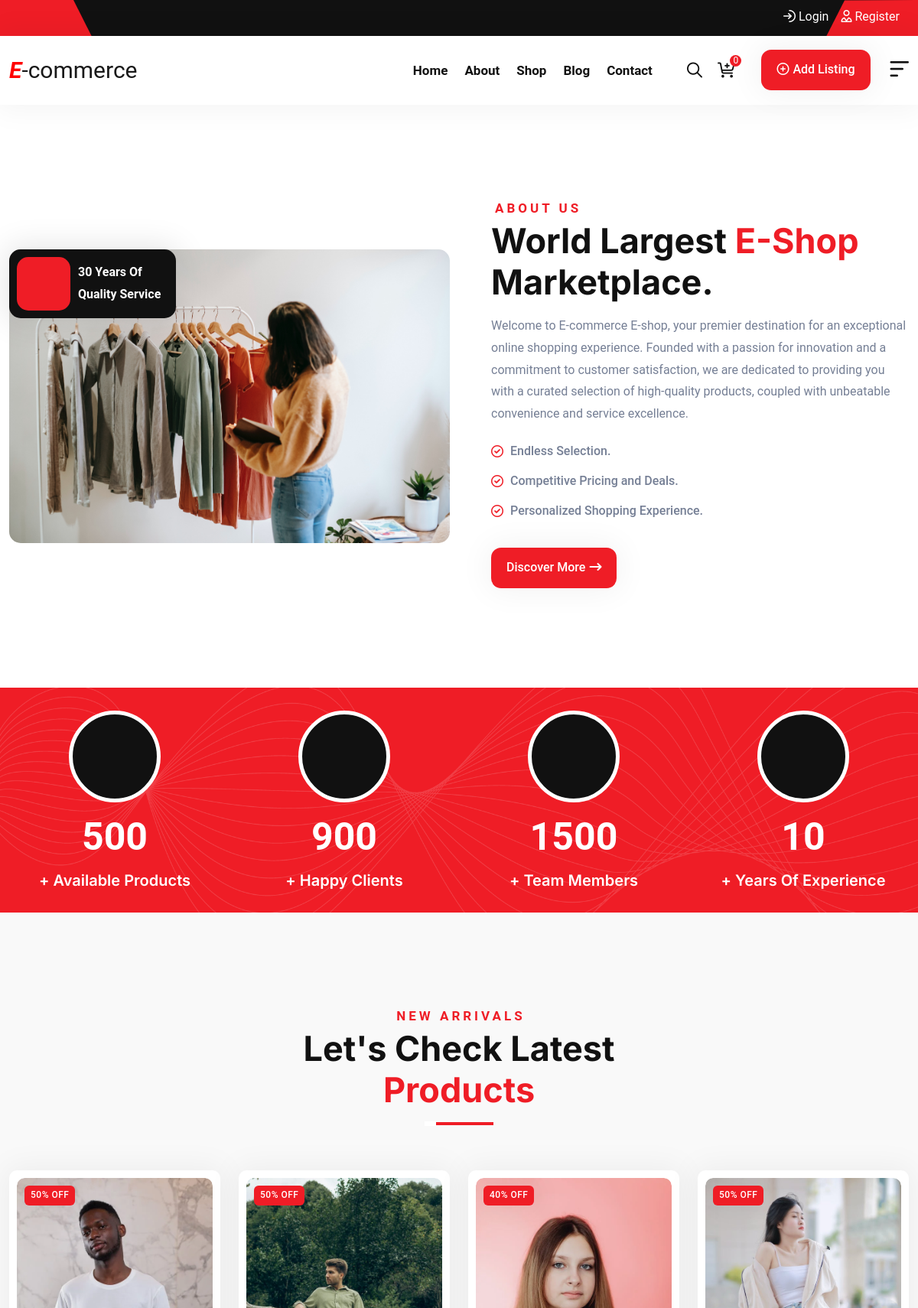
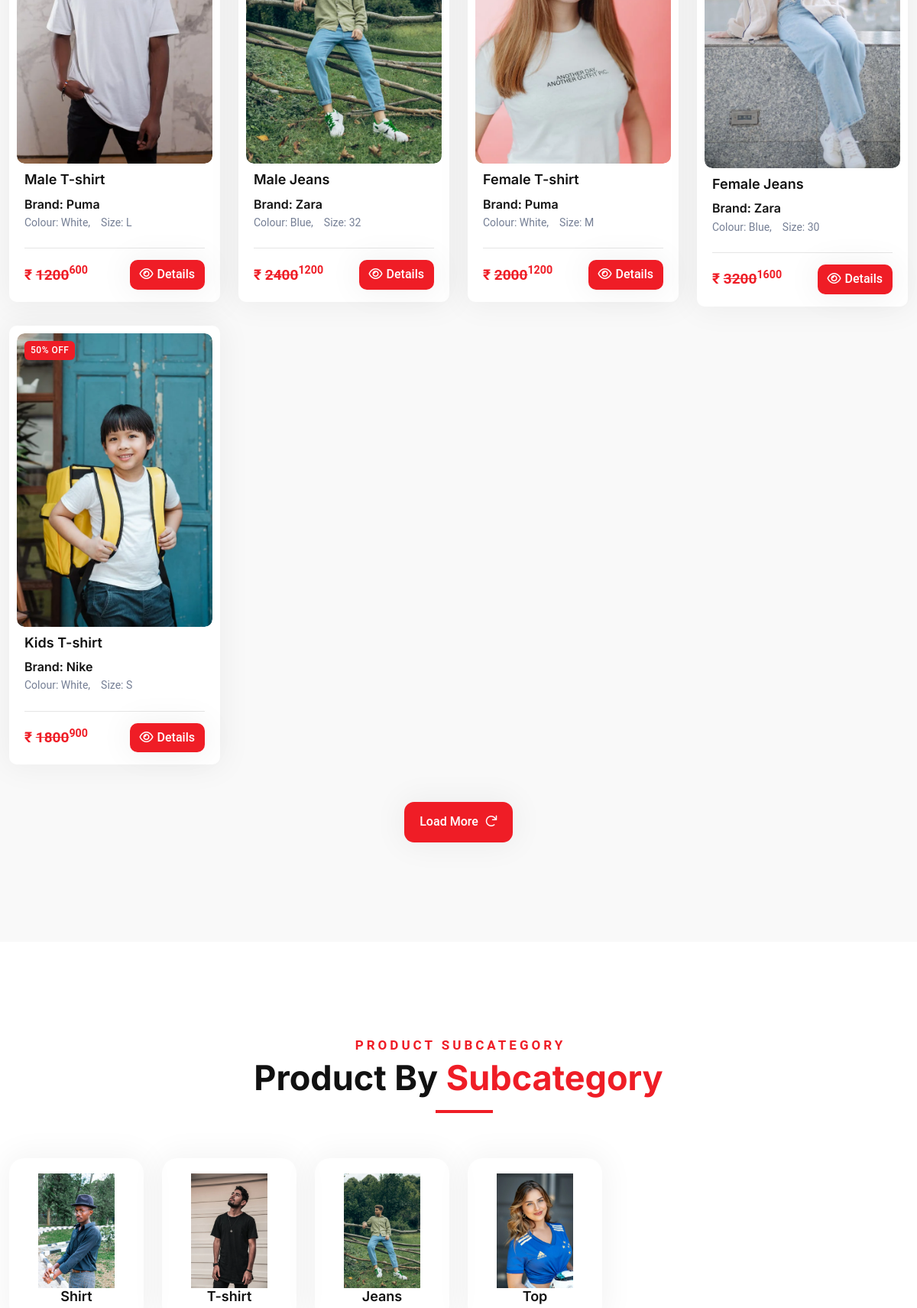
The page / (upper part) on the database its author committed (2 pictures, top to bottom).
### mainApp/models.py (models this page shows, shortened)
class Product(models.Model):
    id = models.AutoField(primary_key=True)
    name = models.CharField(max_length=100)
    category = models.ForeignKey(Category, on_delete=models.CASCADE)
    maincategory = models.ForeignKey(MainCategory, on_delete=models.CASCADE)
    subcategory = models.ForeignKey(SubCategory, on_delete=models.CASCADE)
    brand = models.ForeignKey(Brand, on_delete=models.CASCADE)
    color = models.CharField(max_length=20)
    size = models.CharField(max_length=20)
    stock = models.CharField(max_length=20, default="In Stock", null=True, blank=True)
    description = models.TextField()
    baseprice = models.IntegerField(default=0, null=True,blank=True)
    discount = models.IntegerField(default=0)
    finalprice = models.IntegerField(default=0, null=True,blank=True)
    pic1 = models.ImageField(upload_to="uploads",default="",null=True,blank=True)
    pic2 = models.ImageField(upload_to="uploads",default="",null=True,blank=True)
    pic3 = models.ImageField(upload_to="uploads",default="",null=True,blank=True)
    pic4 = models.ImageField(upload_to="uploads",default="",null=True,blank=True)

class Brand(models.Model):
    id = models.AutoField(primary_key=True)
    name = models.CharField(max_length=100)
    image = models.ImageField(upload_to="uploads",default="",null=True,blank=True)
    def __str__(self):
        return self.name

class SubCategory(models.Model):
    id = models.AutoField(primary_key=True)
    name = models.CharField(max_length=100)
    image = models.ImageField(upload_to="uploads",default="",null=True,blank=True)

### mainApp/views.py (the view)
# urls.py: path('', views.homePage),
def homePage(Request):
    csdata = CarouselSlider.objects.all()
    nadata = Product.objects.filter(category=1)
    trdata = Product.objects.filter(category=2)
    branddata = Brand.objects.all()
    subcdata = SubCategory.objects.all()
    return render(Request,"index.html",{"csdata":csdata,"nadata":nadata,"trdata":trdata,"branddata":branddata,"subcdata":subcdata})

### mainApp/templates/index.html (shortened to what this page needs)
{%load static%}
<!DOCTYPE html>
<html lang="en">
<head>
    <link rel="stylesheet" href="{%static 'assets/css/bootstrap.min.css'%}">
    <link rel="stylesheet" href="{%static 'assets/css/all-fontawesome.min.css'%}">
    <link rel="stylesheet" href="{%static 'assets/css/flaticon.css'%}">
    <link rel="stylesheet" href="{%static 'assets/css/animate.min.css'%}">
    <link rel="stylesheet" href="{%static 'assets/css/magnific-popup.min.css'%}">
    <link rel="stylesheet" href="{%static 'assets/css/owl.carousel.min.css'%}">
    <link rel="stylesheet" href="{%static 'assets/css/jquery-ui.min.css'%}">
    <link rel="stylesheet" href="{%static 'assets/css/nice-select.min.css'%}">
    <link rel="stylesheet" href="{%static 'assets/css/flex-slider.min.css'%}">
    <link rel="stylesheet" href="{%static 'assets/css/style.css'%}">
</head>
<body>
    <header class="header">
        <div class="header-top">
            <div class="container">
                <div class="header-top-wrapper">
                    <div class="header-top-right">
                        {%if request.user.is_authenticated%}
                        <div class="header-top-link">
                            <a href="/profile"><i class="far fa-user-vneck"></i> {{request.user.username}}</a>
                            <a href="/shop-cart"><i class="far fa-shopping-cart"></i> Cart</a>
                            <a href="/logout"><i class="far fa-arrow-right-to-arc"></i> Logout</a>
                        </div>
                        {%else%}
                        <div class="header-top-link">
                            <a href="/login"><i class="far fa-arrow-right-to-arc"></i> Login</a>
                            <a href="/register"><i class="far fa-user-vneck"></i> Register</a>
                        </div>
                        {%endif%}
                    </div>
                </div>
            </div>
        </div>
        <div class="main-navigation">
            <nav class="navbar navbar-expand-lg">
                <div class="container position-relative">
                    <a class="navbar-brand" style="font-size: 30px;" href="/"><b
                            style="color: red;"><i>E</i></b>-commerce
                    </a>
                    <div class="collapse navbar-collapse" id="main_nav">
                        <ul class="navbar-nav">
                            <li class="nav-item"><a class="nav-link" href="/">Home</a></li>
                            <li class="nav-item"><a class="nav-link" href="/about">About</a></li>
                            <li class="nav-item"><a class="nav-link" href="/shop/All/All/All/All">Shop</a></li>
                            <li class="nav-item"><a class="nav-link" href="/blog">Blog</a></li>
                            <li class="nav-item"><a class="nav-link" href="/contact">Contact</a></li>
                        </ul>
                        <div class="nav-right">
                            <div class="search-btn">
                                <button type="button" class="nav-right-link"><i class="far fa-search"></i></button>
                            </div>
                            <div class="cart-btn">
                                <a href="#" class="nav-right-link"><i class="far fa-cart-plus"></i><span>0</span></a>
                            </div>
                            <div class="nav-right-btn mt-2">
                                <a href="#" class="theme-btn"><span class="far fa-plus-circle"></span>Add Listing</a>
                            </div>
                            <div class="sidebar-btn">
                                <button type="button" class="nav-right-link"><i class="far fa-bars-sort"></i></button>
                            </div>
                        </div>
                    </div>
                </div>
            </nav>
        </div>
    </header>
    {%block body%}
    <main class="main">
        <div class="about-area py-120">
            <div class="container">
                <div class="row align-items-center">
                    <div class="col-lg-6">
                        <div class="about-left wow fadeInLeft" data-wow-delay=".25s">
                            <div class="about-img">
                                <img src="{%static 'assets/img/ecommerce/b4.jpg'%}" alt>
                            </div>
                            <div class="about-experience">
                                <div class="about-experience-icon">
                                </div>
                                <b>30 Years Of <br> Quality Service</b>
                            </div>
                        </div>
                    </div>
                    <div class="col-lg-6">
                        <div class="about-right wow fadeInRight" data-wow-delay=".25s">
                            <div class="site-heading mb-3">
                                <span class="site-title-tagline justify-content-start">
                                     About Us
                                </span>
                                <h2 class="site-title">
                                    World Largest <span>E-shop</span> Marketplace.
                                </h2>
                            </div>
                            <p class="about-text">
                                Welcome to E-commerce E-shop, your premier destination for an exceptional online
                                shopping experience. Founded with a passion for innovation and a commitment to customer
                                satisfaction, we are dedicated to providing you with a curated selection of high-quality
                                products, coupled with unbeatable convenience and service excellence.
                            </p>
                            <div class="about-list-wrapper">
                                <ul class="about-list list-unstyled">
                                    <li>
                                        Endless Selection.
                                    </li>
                                    <li>
                                        Competitive Pricing and Deals.
                                    </li>
                                    <li>
                                        Personalized Shopping Experience.
                                    </li>
                                </ul>
                            </div>
                            <a href="/about" class="theme-btn mt-4">Discover More<i
                                    class="fas fa-arrow-right-long"></i></a>
                        </div>
                    </div>
                </div>
            </div>
        </div>
        <div class="counter-area pt-30 pb-30">
            <div class="container">
                <div class="row">
                    <div class="col-lg-3 col-sm-6">
                        <div class="counter-box">
                            <div class="icon">
                            </div>
                            <div>
                                <span class="counter" data-count="+" data-to="500" data-speed="3000">500</span>
                                <h6 class="title">+ Available Products </h6>
                            </div>
                        </div>
                    </div>
                    <div class="col-lg-3 col-sm-6">
                        <div class="counter-box">
                            <div class="icon">
                            </div>
                            <div>
                                <span class="counter" data-count="+" data-to="900" data-speed="3000">900</span>
                                <h6 class="title">+ Happy Clients</h6>
                            </div>
                        </div>
                    </div>
                    <div class="col-lg-3 col-sm-6">
                        <div class="counter-box">
                            <div class="icon">
                            </div>
                            <div>
                                <span class="counter" data-count="+" data-to="1500" data-speed="3000">1500</span>
                                <h6 class="title">+ Team Members</h6>
                            </div>
                        </div>
                    </div>
                    <div class="col-lg-3 col-sm-6">
                        <div class="counter-box">
                            <div class="icon">
                            </div>
                            <div>
                                <span class="counter" data-count="+" data-to="10" data-speed="3000">10</span>
                                <h6 class="title">+ Years Of Experience</h6>
                            </div>
                        </div>
                    </div>
                </div>
            </div>
        </div>
        <div class="car-area bg py-120">
            <div class="container">
                <div class="row">
                    <div class="col-lg-6 mx-auto">
                        <div class="site-heading text-center">
                            <span class="site-title-tagline"> New Arrivals</span>
                            <h2 class="site-title">Let's Check Latest <span>Products</span></h2>
                            <div class="heading-divider"></div>
                        </div>
                    </div>
                </div>
                <div class="row">
                    {%for i in nadata%}
                    <div class="col-md-6 col-lg-4 col-xl-3">
                        <div class="car-item wow fadeInUp" data-wow-delay=".25s">
                            <div class="car-img">
                                <span class="car-status status-1">{{i.discount}}% Off</span>
                                <img src="{{i.pic1.url}}" alt>
                            </div>
                            <div class="car-content">
                                <div class="car-top">
                                    <h4><a href="/shop-single/{{i.id}}">{{i.name}}</a></h4>
                                </div>
                                <ul class="car-list">
                                    <h6>Brand: {{i.brand}}</h6>
                                    <li>Colour: {{i.color}},</li>
                                    <li>Size: {{i.size}}</li>
                                </ul>
                                <div class="car-footer">
                                    <span class="car-price">&#8377 <del>{{i.baseprice}}</del><sup>{{i.finalprice}}</sup></span>
                                    <a href="/shop-single/{{i.id}}" class="theme-btn"><span class="far fa-eye"></span>Details</a>
                                </div>
                            </div>
                        </div>
                    </div>
                    {%endfor%}
                </div>
                <div class="text-center mt-4">
                    <a href="#" class="theme-btn">Load More <i class="far fa-arrow-rotate-right"></i> </a>
                </div>
            </div>
        </div>
        <div class="car-category py-120">
            <div class="container">
                <div class="row">
                    <div class="col-lg-6 mx-auto">
                        <div class="site-heading text-center">
                            <span class="site-title-tagline"> Product Subcategory</span>
                            <h2 class="site-title">Product By <span>Subcategory</span></h2>
                            <div class="heading-divider"></div>
                        </div>
                    </div>
                </div>
                <div class="row">
                    {%for i in subcdata%}
                    <div class="col-6 col-md-4 col-lg-2">
                        <a href="#" class="category-item wow fadeInUp" data-wow-delay=".25s">
                            <div class="category-img">
                                <img src="{{i.image.url}}" alt>
                            </div>
                            <h5>{{i.name}}</h5>
                        </a>
                    </div>
                    {%endfor%}
                </div>
            </div>
        </div>
    </main>
    {%endblock%}
</body>
</html>

### rows shown on the page
Product: discount "50", pic1 (picture), name "Male T-shirt", brand "Puma", color "White", size "L", baseprice "1200", finalprice "600"
Product: discount "50", pic1 (picture), name "Male Jeans", brand "Zara", color "Blue", size "32", baseprice "2400", finalprice "1200"
Product: discount "40", pic1 (picture), name "Female T-shirt", brand "Puma", color "White", size "M", baseprice "2000", finalprice "1200"
Product: discount "50", pic1 (picture), name "Female Jeans", brand "Zara", color "Blue", size "30", baseprice "3200", finalprice "1600"
Product: discount "50", pic1 (picture), name "Kids T-shirt", brand "Nike", color "White", size "S", baseprice "1800", finalprice "900"
SubCategory: image (picture), name "Shirt"
SubCategory: image (picture), name "T-shirt"
SubCategory: image (picture), name "Jeans"
SubCategory: image (picture), name "Top"
